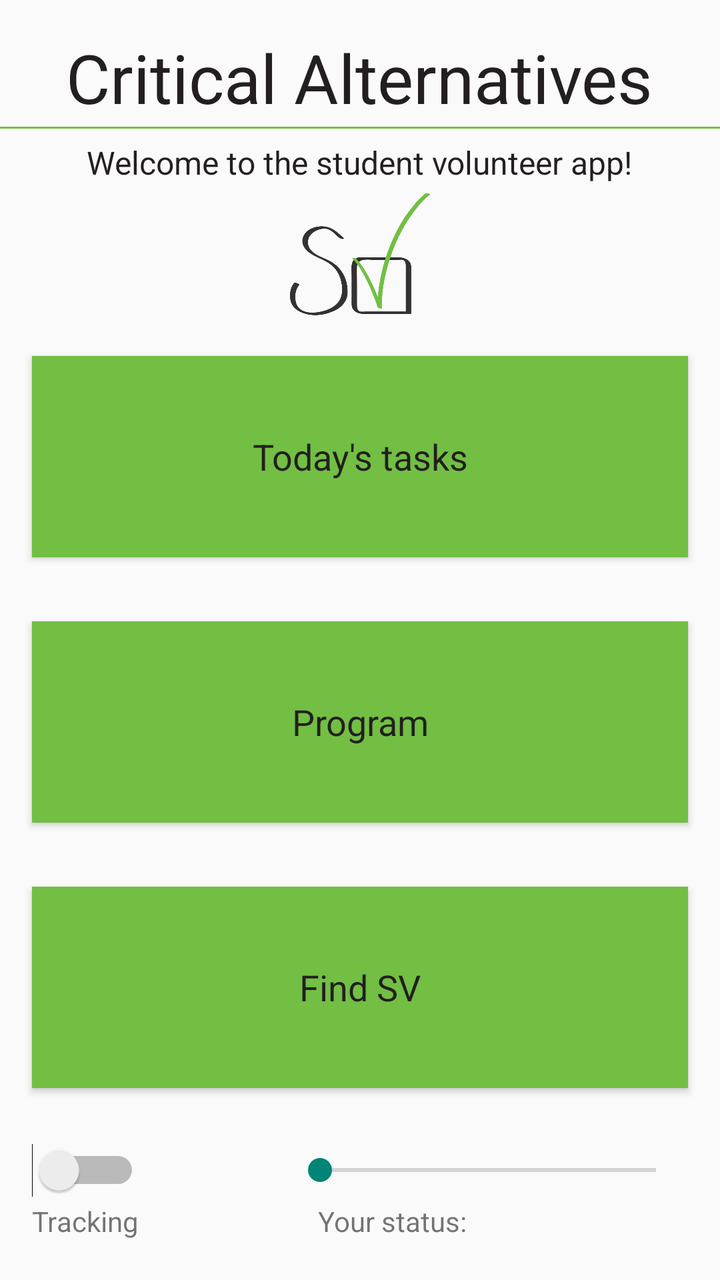
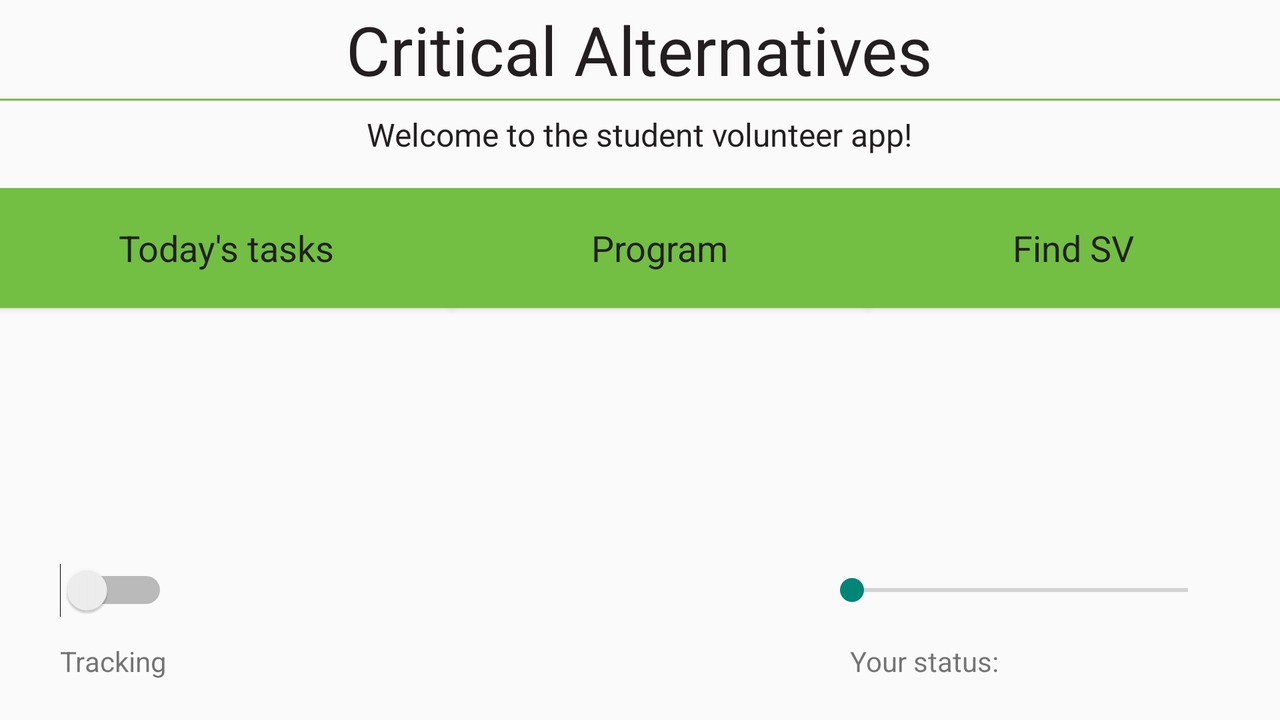

Compare how this app lays out the same screen by default and in its alternative resource folder. The renders come first, then the two layout files and the values they reference.
<!-- AndroidManifest.xml: application theme AppTheme -->
<!-- res/layout/activity_homescreen.xml -->
<LinearLayout xmlns:android="http://schemas.android.com/apk/res/android"
    xmlns:tools="http://schemas.android.com/tools"
    android:layout_width="match_parent"
    android:layout_height="match_parent"
    android:orientation="vertical"
    tools:context=".Homescreen">


    <TextView
        android:id="@+id/name_of_conference"
        android:layout_width="wrap_content"
        android:layout_height="wrap_content"
        android:layout_gravity="center"
        android:paddingBottom="2dp"
        android:paddingTop="16dp"
        android:text="@string/nameOfConference"
        android:textColor="@color/almostBlack"
        android:textSize="34sp" />

    <View
        android:id="@+id/separating_line"
        android:layout_width="fill_parent"
        android:layout_height="1dip"
        android:background="@color/green" />

    <TextView
        android:id="@+id/welcome"
        android:layout_width="wrap_content"
        android:layout_height="wrap_content"
        android:layout_gravity="center"
        android:paddingLeft="16dp"
        android:paddingRight="16dp"
        android:paddingTop="6dp"
        android:text="@string/welcome"
        android:textColor="@color/almostBlack"
        android:textSize="16sp" />

    <ImageView
        android:layout_width="wrap_content"
        android:layout_height="wrap_content"
        android:layout_gravity="center"
        android:adjustViewBounds="true"
        android:contentDescription="logo"
        android:maxHeight="70dp"
        android:maxWidth="70dp"
        android:src="@drawable/sv_logo_v3" />


    <Button
        android:id="@+id/tasks_button_front_page"
        style="@style/stylesForButtons"
        android:background="@drawable/button_main_screen"
        android:onClick="goToTasks"
        android:text="@string/tasks" />

    <Button
        android:id="@+id/program_button_front_page"
        style="@style/stylesForButtons"
        android:layout_marginTop="16dp"
        android:background="@drawable/button_main_screen"
        android:onClick="goToProgram"
        android:text="@string/program" />

    <Button
        android:id="@+id/find_sv_button_front_page"
        style="@style/stylesForButtons"
        android:background="@drawable/button_main_screen"
        android:onClick="goToMaps"
        android:text="@string/findSV" />

    <RelativeLayout
        android:layout_width="fill_parent"
        android:layout_height="60dp"
        android:layout_marginBottom="20dp"
        android:paddingLeft="16dp"
        android:paddingRight="16dp"
        android:weightSum="1"
        android:textColor="@color/almostBlack">

        <RelativeLayout
            android:id="@+id/relLay1"
            android:layout_width="150dp"
            android:layout_height="wrap_content"

            >

            <Switch
                android:id="@+id/trackingSwitch"
                android:layout_width="wrap_content"
                android:layout_height="fill_parent"
                android:checked="false"
                android:paddingBottom="10dp"
                android:textOn="@string/trackOn"
                android:textOff="@string/trackOff"/>

            <LinearLayout
                android:layout_width="wrap_content"
                android:layout_height="wrap_content"
                android:layout_alignParentBottom="true"
                android:layout_alignParentLeft="true"
                android:layout_alignParentStart="true">


                <TextView
                    android:id="@+id/trackingText"
                    android:layout_width="wrap_content"
                    android:layout_height="wrap_content"
                    android:text="@string/tracking"
                    android:textAppearance="?android:attr/textAppearanceSmall"/>

            </LinearLayout>
        </RelativeLayout>

        <RelativeLayout
            android:id="@+id/relLay2"
            android:layout_width="200dp"
            android:layout_height="wrap_content"
            android:gravity="end"
            android:layout_alignParentTop="true"
            android:layout_alignParentRight="true"
            android:layout_alignParentEnd="true">

            <SeekBar
                android:id="@+id/trackingSeekbar"
                android:layout_width="fill_parent"
                android:layout_height="fill_parent"
                android:layout_alignParentTop="true"
                android:indeterminate="false"
                android:max="2"
                android:maxHeight="1000dp"
                android:paddingBottom="10dp"
                android:progress="0" />

            <LinearLayout
                android:layout_width="wrap_content"
                android:layout_height="wrap_content"
                android:layout_alignParentBottom="true"
                android:layout_alignParentLeft="true"
                android:layout_alignParentStart="true"
                android:paddingLeft="15dp">

                <TextView
                    android:id="@+id/setStatus"
                    android:layout_width="wrap_content"
                    android:layout_height="wrap_content"
                    android:text="@string/yStatus"
                    android:textAppearance="?android:attr/textAppearanceSmall" />

                <TextView
                    android:id="@+id/statusText"
                    android:layout_width="wrap_content"
                    android:layout_height="wrap_content"
                    android:textAppearance="?android:attr/textAppearanceSmall"
                    android:paddingLeft="5dp"/>
            </LinearLayout>
        </RelativeLayout>
    </RelativeLayout>
</LinearLayout>
<!-- resources referenced by this layout -->
<resources>
  <color name="almostBlack">#231F20</color>
  <color name="green">#72BF44</color>
  <!-- drawable button_main_screen (drawable) -->
  <?xml version="1.0" encoding="utf-8"?>
  
  <selector xmlns:android="http://schemas.android.com/apk/res/android">
      <item android:state_pressed="true" android:drawable="@color/fadedGreen"/> 
      <item android:drawable="@color/green"/> 
  </selector>
  <!-- drawable sv_logo_v3: png bitmap (drawable, 23455 bytes) -->
  <string name="findSV">Find SV</string>
  <string name="nameOfConference">Critical Alternatives</string>
  <string name="program">Program</string>
  <string name="tasks">Today\'s tasks</string>
  <string name="trackOff">Off</string>
  <string name="trackOn">On</string>
  <string name="tracking">Tracking</string>
  <string name="welcome">Welcome to the student volunteer app!</string>
  <string name="yStatus">Your status:</string>
  <style name="stylesForButtons" parent="AppTheme">
          <item name="android:layout_width">match_parent</item>
          <item name="android:layout_height">60dp</item>
          <item name="android:layout_margin">16dp</item>
          <item name="android:layout_weight">1</item>
          <item name="android:textColor">@color/almostBlack</item>
          <item name="android:textSize">18sp</item>
      </style>
  <style name="AppTheme" parent="Theme.AppCompat.Light.DarkActionBar">
          
      </style>
  <color name="fadedGreen">#8CCB67</color>
</resources>
<!-- res/layout-land/activity_homescreen.xml (the repository's variant of the layout above) -->
<!-- drawn on the phone turned sideways -->
<LinearLayout xmlns:android="http://schemas.android.com/apk/res/android"
    xmlns:tools="http://schemas.android.com/tools" android:layout_width="match_parent"
    android:layout_height="match_parent"  android:orientation="vertical" tools:context=".Homescreen"
    >

    <TextView
        android:id="@+id/name_of_conference"
        android:text="@string/nameOfConference"
        android:layout_width="wrap_content"
        android:layout_height="wrap_content"
        android:textSize="34sp"
        android:textColor="@color/almostBlack"
        android:layout_gravity="center"
        android:paddingBottom="2dp"
        android:paddingTop="2dp"
        android:layout_marginTop="@dimen/activity_vertical_margin"
        />

    <View
        android:layout_below="@id/name_of_conference"
        android:id="@+id/seperating_line"
        android:background="@color/green"
        android:layout_width = "fill_parent"
        android:layout_height="1dip"
        />

    <TextView
        android:id="@+id/welcome"
        android:text="@string/welcome"
        android:layout_below="@id/separating_line"
        android:layout_width="wrap_content"
        android:layout_height="wrap_content"
        android:textSize="16sp"
        android:textColor="@color/almostBlack"
        android:paddingTop="6dp"
        android:layout_gravity="center"
        android:paddingLeft="16dp"
        android:paddingRight="16dp"
        />


    <TableLayout
        android:layout_width="match_parent"
        android:layout_height="match_parent"
        android:layout_below="@id/welcome"
        android:layout_marginTop="16dp">


        <TableRow
            android:layout_width="fill_parent"
            android:layout_height="fill_parent"
            android:layout_weight="1"
            android:paddingRight="@dimen/activity_horizontal_margin"
            android:paddingLeft="@dimen/activity_horizontal_margin">


            <Button
                android:id="@+id/tasks_button_front_page"
                android:background="@drawable/button_main_screen"
                android:text="@string/tasks"
                android:layout_marginLeft="@dimen/activity_horizontal_margin"
                android:onClick="goToTasks"
                style="@style/stylesForButtonsLandscape" />

            >
            <Button
                android:id="@+id/program_button_front_page"
                android:background="@drawable/button_main_screen"
                android:text="@string/program"
                style="@style/stylesForButtonsLandscape"
                android:onClick="goToProgram"
                />

            <Button
                android:id="@+id/find_sv_button_front_page"
                android:layout_below="@id/program_button_front_page"
                android:background="@drawable/button_main_screen"
                android:text="@string/findSV"
                android:layout_marginLeft="@dimen/activity_horizontal_margin"
                style="@style/stylesForButtonsLandscape"
                android:onClick="goToMaps"
                />
        </TableRow>
        <RelativeLayout
            android:layout_width="match_parent"
            android:layout_height="80dp"
            android:layout_marginBottom="20dp"
            android:paddingLeft="30dp"
            android:paddingRight="30dp"
            android:weightSum="1"
            android:textColor="@color/almostBlack">

            <RelativeLayout
                android:id="@+id/relLay1"
                android:layout_width="150dp"
                android:layout_height="wrap_content"

                >

                <Switch
                    android:id="@+id/trackingSwitch"
                    android:layout_width="wrap_content"
                    android:layout_height="fill_parent"
                    android:checked="false"
                    android:paddingBottom="10dp"
                    android:textOn="@string/trackOn"
                    android:textOff="@string/trackOff"/>

                <LinearLayout
                    android:layout_width="wrap_content"
                    android:layout_height="wrap_content"
                    android:layout_alignParentBottom="true"
                    android:layout_alignParentLeft="true"
                    android:layout_alignParentStart="true">


                    <TextView
                        android:id="@+id/trackingText"
                        android:layout_width="wrap_content"
                        android:layout_height="wrap_content"
                        android:text="@string/tracking"
                        android:textAppearance="?android:attr/textAppearanceSmall"/>

                </LinearLayout>
            </RelativeLayout>

            <RelativeLayout
                android:id="@+id/relLay2"
                android:layout_width="200dp"
                android:layout_height="wrap_content"
                android:gravity="end"
                android:layout_alignParentTop="true"
                android:layout_alignParentRight="true"
                android:layout_alignParentEnd="true">

                <SeekBar
                    android:id="@+id/trackingSeekbar"
                    android:layout_width="fill_parent"
                    android:layout_height="fill_parent"
                    android:layout_alignParentTop="true"
                    android:indeterminate="false"
                    android:max="2"
                    android:maxHeight="1000dp"
                    android:paddingBottom="10dp"
                    android:progress="0" />

                <LinearLayout
                    android:layout_width="wrap_content"
                    android:layout_height="wrap_content"
                    android:layout_alignParentBottom="true"
                    android:layout_alignParentLeft="true"
                    android:layout_alignParentStart="true"
                    android:paddingLeft="15dp">

                    <TextView
                        android:id="@+id/setStatus"
                        android:layout_width="wrap_content"
                        android:layout_height="wrap_content"
                        android:text="@string/yStatus"
                        android:textAppearance="?android:attr/textAppearanceSmall" />

                    <TextView
                        android:id="@+id/statusText"
                        android:layout_width="wrap_content"
                        android:layout_height="wrap_content"
                        android:textAppearance="?android:attr/textAppearanceSmall"
                        android:paddingLeft="5dp"/>
                </LinearLayout>
            </RelativeLayout>
        </RelativeLayout>
    </TableLayout>
</LinearLayout>
<!-- resources referenced by the variant -->
<!-- as the phone turned sideways resolves them -->
<resources>
  <color name="almostBlack">#231F20</color>
  <color name="green">#72BF44</color>
  <!-- drawable button_main_screen (drawable) -->
  <?xml version="1.0" encoding="utf-8"?>
  
  <selector xmlns:android="http://schemas.android.com/apk/res/android">
      <item android:state_pressed="true" android:drawable="@color/fadedGreen"/> 
      <item android:drawable="@color/green"/> 
  </selector>
  <string name="findSV">Find SV</string>
  <string name="nameOfConference">Critical Alternatives</string>
  <string name="program">Program</string>
  <string name="tasks">Today\'s tasks</string>
  <string name="trackOff">Off</string>
  <string name="trackOn">On</string>
  <string name="tracking">Tracking</string>
  <string name="welcome">Welcome to the student volunteer app!</string>
  <string name="yStatus">Your status:</string>
  <style name="stylesForButtonsLandscape" parent="AppTheme">
          <item name="android:layout_width">fill_parent</item>
          <item name="android:layout_height">60dp</item>
          <item name="android:layout_weight">1</item>
          <item name="android:textColor">@color/almostBlack</item>
          <item name="android:textSize">18sp</item>
          <item name="android:layout_margin">@dimen/activity_horizontal_margin</item>
      </style>
  <style name="AppTheme" parent="Theme.AppCompat.Light.DarkActionBar">
          
      </style>
  <color name="fadedGreen">#8CCB67</color>
</resources>
